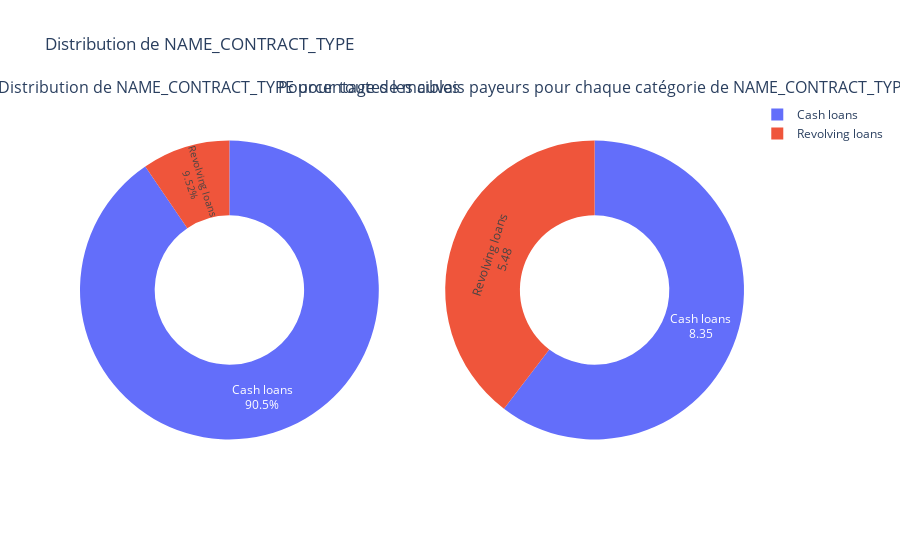

Notebook code cell kept with this figure:
### Markdown cell above
<b><u>Distribution de la Variable NAME_CONTRACT_TYPE</u></b>

Cette colonne contient des informations sur le type de prêt pour le demandeur donné. Selon la documentation fournie par Home Credit, il existe deux types de prêts, à savoir les prêts renouvelables (Revolving Loans) et les prêts en espèces (Cash Loans).

### Code cell
# examinons d'abord les catégories uniques de 'NAME_CONTRACT_TYPE'
print_unique_categories(application_train, 'NAME_CONTRACT_TYPE')

# tracé du diagramme circulaire (Pie Plot) pour la colonne
plot_categorical_variables_pie(application_train, 'NAME_CONTRACT_TYPE', hole = 0.5)
print('-'*100)

### Figure 1 — Plotly figure (JSON) as saved in the notebook; plotly's stock layout.template omitted (floating-point values rounded to 4 significant figures)
{"data": [{"domain": {"x": [0, 0.45], "y": [0, 1]}, "hole": 0.5, "labels": ["Cash loans", "Revolving loans"], "textinfo": "label+percent", "textposition": "inside", "type": "pie", "values": [278232, 29279]}, {"domain": {"x": [0.55, 1], "y": [0, 1]}, "hole": 0.5, "hoverinfo": "label+value", "labels": ["Cash loans", "Revolving loans"], "textinfo": "label+value", "type": "pie", "values": [8.35, 5.48]}], "layout": {"annotations": [{"font": {"size": 16}, "showarrow": false, "text": "Distribution de NAME_CONTRACT_TYPE pour toutes les cibles", "x": 0.225, "xanchor": "center", "xref": "paper", "y": 1, "yanchor": "bottom", "yref": "paper"}, {"font": {"size": 16}, "showarrow": false, "text": "Pourcentage de mauvais payeurs pour chaque catégorie de NAME_CONTRACT_TYPE", "x": 0.775, "xanchor": "center", "xref": "paper", "y": 1, "yanchor": "bottom", "yref": "paper"}], "title": {"text": "Distribution de NAME_CONTRACT_TYPE"}}}
